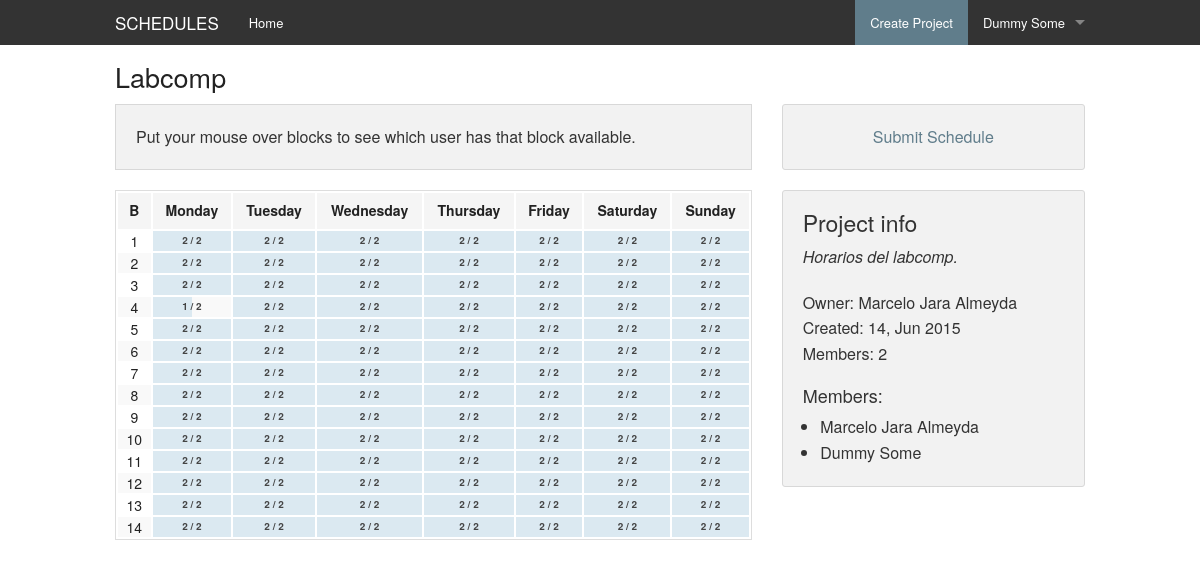
Page /project/s/labcomp/home (signed in) on the committed database.
### schedules/models.py (models this page shows, shortened)
class Project(models.Model):
    name = models.CharField(max_length=50)
    owner = models.ForeignKey(User, related_name="owner")
    create_time = models.DateTimeField(auto_now_add=True, auto_now=False)
    short_description = models.CharField(max_length=250)
    slug = models.SlugField(unique=True)

class Membership(models.Model):
    user = models.ForeignKey(User)
    project = models.ForeignKey(Project)
    create_time = models.DateTimeField(auto_now_add=True, auto_now=False)
    class Meta:
        unique_together = ['user', 'project']

### schedules/views.py (the view)
# urls.py: url(r'^project/s/(?P<project_slug>.+?)/all-members', 'schedules.views.query_project_members'),
@login_required
def project(request, project_slug):
    found_project = get_object_or_404(models.Project, slug=project_slug)
    user = request.user
    if not models.Membership.objects.filter(user=user, project=found_project).exists():
        return redirect(reverse(home))
    members = found_project.membership_set.all()
    member_names = set([member.user.get_full_name() for member in members])
    total = len(members)
    block_status = {}
    for member in members:
        blocks = member.occupiedblock_set.all()
        for block in blocks:
            day = block.day
            block_number = block.block
            if day not in block_status:
                block_status[day] = {}
            if block_number not in block_status[day]:
                block_status[day][block_number] = copy.deepcopy(member_names)
            block_status[day][block_number].discard(block.membership.user.get_full_name())
    is_owner = request.user.id == found_project.owner.id
    return render(request, 'project.html', {
        'project': found_project,
        'blocks': block_status,
        'block_loops': range(1, 15),
        'day_loops': range(7),
        'total': total,
        'all_members': member_names,
        'is_owner': is_owner
    })

### schedules/templatetags/blocks_extras.py (called while the page is built)
@register.filter
def day(blocks, index):
    if index in blocks:
        return blocks[index]
    return {}

@register.filter
def block(blocks, index):
    if index in blocks:
        return blocks[index]
    return []

@register.filter
def existblock(blocks, index):
    if index in blocks:
        return True
    return False

@register.filter
def rawblock(blocks, index):
    if index in blocks:
        return blocks[index]
    return None

@register.filter
def percentage(quantity, total):
    if total == 0:
        return 0
    if quantity is None:
        return 100
    return len(quantity) * 100 / total

@register.filter
def tooltip(block):
    if len(block) == 0:
        return u'No members.'
    else:
        return ", ".join(block)

### schedules/templates/project.html (shortened to what this page needs)
{% extends 'base.html' %}
{% load blocks_extras %}
{% load staticfiles %}
{% block head_extra %}
    <link rel="stylesheet" href="{% static "css/project.css" %}"/>
{% endblock %}
{% block body %}
    <div class="row">
        <div class="large-12 columns">
            <h3>{{ project.name }}</h3>
        </div>
    </div>
    <div class="row">
        <div class="large-8 columns">
            <div class="panel">
                Put your mouse over blocks to see which user has that block available.
            </div>
            <table width="100%" class="schedules-select">
                <thead>
                    <tr>
                        <th class="text-center">B</th>
                        <th class="text-center">Monday</th>
                        <th class="text-center">Tuesday</th>
                        <th class="text-center">Wednesday</th>
                        <th class="text-center">Thursday</th>
                        <th class="text-center">Friday</th>
                        <th class="text-center">Saturday</th>
                        <th class="text-center">Sunday</th>
                    </tr>
                </thead>
                <tbody>
                    {% for i in block_loops %}
                    <tr>
                        <td class="text-center">{{ i }}</td>
                        {% for j in day_loops %}
                            <td class="schedules-block has-tip"
                                data-tooltip
                                aria-haspopup="true"
                                title="{% if blocks|day:j|existblock:i %}
                                    {{ blocks|day:j|block:i|tooltip }}
                                {% else %}
                                    {{ all_members|join:', ' }}
                                {% endif %}">
                                <div class="schedules-block-overlay"
                                     style="width: {{ blocks|day:j|rawblock:i|percentage:total }}%">
                                </div>
                                <div class="schedules-block-info">
                                    {% if blocks|day:j|existblock:i %}
                                        {{ blocks|day:j|block:i|length }} / {{ total }}
                                    {% else %}
                                        {{ total }} / {{ total }}
                                    {% endif %}
                                </div>
                            </td>
                        {% endfor %}
                    </tr>
                    {% endfor %}
                </tbody>
            </table>
        </div>
        <div class="large-4 columns">
            <div class="panel text-center radius">
                <a href="{% url "schedules.views.submit_schedule" project.slug %}">Submit Schedule</a>
            </div>
            <div class="panel radius">
                <h4>Project info</h4>
                <p style="font-style: italic" class="text-justify">
                    {{ project.short_description }}
                </p>
                <ul class="no-bullet">
                    <li>Owner: {{ project.owner.get_full_name }}</li>
                    <li>Created: {{ project.create_time|date:"d, M Y" }}</li>
                    <li>Members: {{ project.membership_set.all|length }}</li>
                </ul>
                <h5>Members:</h5>
                <ul>
                    {% for member in all_members %}
                        <li>{{ member }}</li>
                    {% endfor %}
                </ul>
            </div>
        </div>
    </div>
{% endblock %}

### schedules/templates/base.html (shortened to what this page needs)
<!DOCTYPE html>
{% load staticfiles %}
<html>
<head>
    <link rel="stylesheet" href="{% static 'css/foundation.css' %}"/>
    <link rel="stylesheet" href="{% static 'css/schedules.css' %}"/>
    <link rel="stylesheet" href="{% static 'icons/foundation-icons.css' %}" />
    {% block head_extra %}
    {% endblock %}
</head>
<body>
    <div class="contain-to-grid fixed">
        <nav class="top-bar" data-topbar role="navigation">
            <ul class="title-area">
                <li class="name">
                    <h1><a href="{% url "schedules.views.home" %}">SCHEDULES</a></h1>
                </li>
            </ul>
            <section class="top-bar-section">
                {% if user.is_authenticated %}
                    <ul class="right">
                        <li class="active"><a href="#" data-reveal-id="create-project">Create Project</a></li>
                        <li class="has-dropdown">
                            <a href="#">{{ user.get_full_name }}</a>
                        </li>
                    </ul>
                {% endif %}
                <ul class="left">
                    <li><a href="{% url "schedules.views.home" %}">Home</a></li>
                </ul>
            </section>
        </nav>
    </div>
    <div style="height: 10px">
    </div>
    {% block body %}
    {% endblock %}
</body>
</html>

### static/css/project.css (style rules this page uses)
.schedules-select > tbody > tr > td { padding: 1px; margin: 0; text-align: center; }
.schedules-block { position: relative; cursor: pointer; }
.schedules-block-overlay { position: absolute; width: 0; background-color: #dbe9f1; height: 100%; top: 0; left: 0; }
.schedules-block-info { position: absolute; top: 0; left: 0; width: 100%; text-align: center; color: #444; height: 100%; vertical-align: middle; font-size: 10px; }
.has-tip { text-underline: none; border: 0; }

### rows in the picture
Project: name "Labcomp", short_description "Horarios del labcomp.", owner.get_full_name "Marcelo Jara Almeyda", create_time "14, Jun 2015", membership_set.all|length "2"

### other values in the picture
{{ user.get_full_name }} "Dummy Some"
{{ i }} "1" "2" "3" "4" "5" "6" "7" "8" "9" "10" "11" "12" "13" "14"
{{ total }} "2" "2" "2" "2" "2" "2" "2" "2" "2" "2" "2" "2" "2" "2" "2" "2" "2" "2" "2" "2" "2" "2" "2" "2" "2" "2" "2" "2" "2" "2" "2" "2" "2" "2" "2" "2" "2" "2" "2" "2" "2" "2" "2" "2" "2" "2" "2" "2" "2" "2" "2" "2" "2" "2" "2" "2" "2" "2" "2" "2" "2" "2" "2" "2" "2" "2" "2" "2" "2" "2" "2" "2" "2" "2" "2" "2" "2" "2" "2" "2" "2" "2" "2" "2" "2" "2" "2" "2" "2" "2" "2" "2" "2" "2" "2" "2" "2"
{{ blocks|day:j|block:i|length }} "1"
{{ total }} "2"
{{ member }} "Marcelo Jara Almeyda" "Dummy Some"
